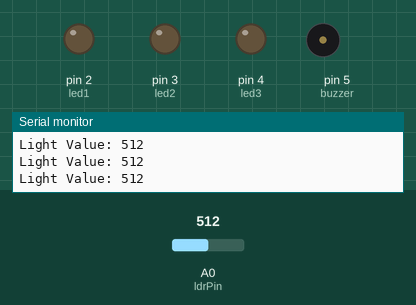
Simulated run of this sketch. Board: Arduino Uno, built with avr-gcc and run on an emulated ATmega328P. Parts: output pins drawn as LEDs (lit = HIGH), buzzer (waves = sounding, pin HIGH), the last lines printed to the serial monitor. The inputs (shaded band) are chosen by the test bench; at power-on: A0 (ldrPin) = 512.

Above: at 1.3 s.
1.4 s: A0 (ldrPin) set to 484
At 2.7 s:
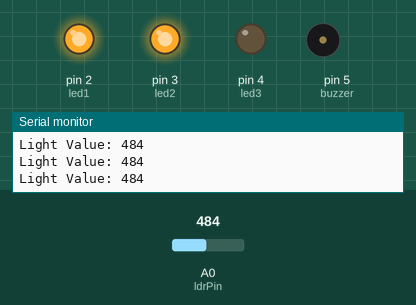
3.0 s: A0 (ldrPin) set to 209
4.5 s: A0 (ldrPin) set to 186
At 5.3 s:
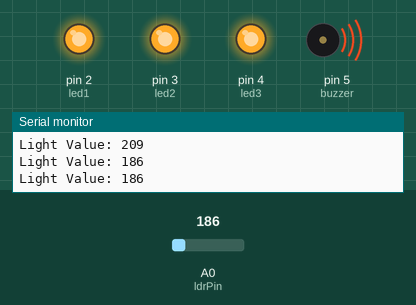
6.0 s: A0 (ldrPin) set to 210
At 6.5 s:
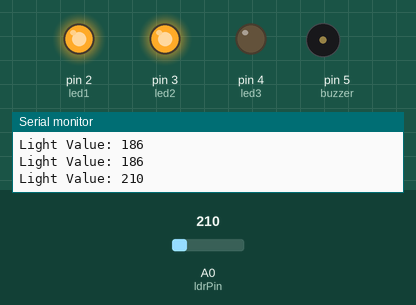
7.5 s: A0 (ldrPin) set to 190
At 8.9 s:
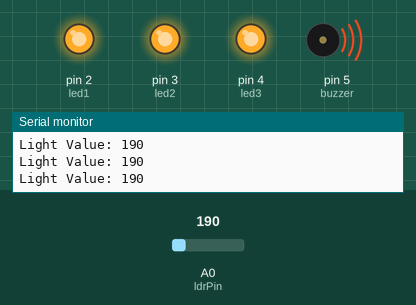
Timing chart, 0 to 10.0 s (numbered marks = the images above; inputs shaded):
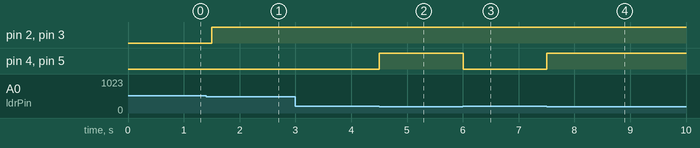

Measured:
- the behaviour switches between 500 and 499 on A0 (ldrPin) (found by bisection; images 0 and 1)
- the behaviour switches between 200 and 199 on A0 (ldrPin) (found by bisection; images 1 and 2)
- after the input at 1.4 s, pin 2 (led1), pin 3 (led2): LOW → HIGH after 0.10 s
- after the input at 4.5 s, pin 4 (led3), pin 5 (buzzer): LOW → HIGH at once
- after the input at 6.0 s, pin 4 (led3), pin 5 (buzzer): HIGH → LOW at once
- after the input at 7.5 s, pin 4 (led3), pin 5 (buzzer): LOW → HIGH at once

The sketch:

05-Smart_Light_Alert_System.ino
```cpp
/*
05 - Smart Light and Alert System
Sensor: LDR (Light Dependent Resistor)
Actuators: 3x LED (Red, Yellow, Green) + Buzzer
*/

const int ldrPin = A0;
const int led1 = 2;
const int led2 = 3;
const int led3 = 4;
const int buzzer = 5;

void setup() {
  pinMode(led1, OUTPUT);
  pinMode(led2, OUTPUT);
  pinMode(led3, OUTPUT);
  pinMode(buzzer, OUTPUT);
  Serial.begin(9600);
}

void loop() {
  int lightValue = analogRead(ldrPin);
  Serial.print("Light Value: ");
  Serial.println(lightValue);

  if (lightValue < 200) {
    // Very dark
    digitalWrite(led1, HIGH);
    digitalWrite(led2, HIGH);
    digitalWrite(led3, HIGH);
    digitalWrite(buzzer, HIGH);
  }
  else if (lightValue < 500) {
    // Medium light
    digitalWrite(led1, HIGH);
    digitalWrite(led2, HIGH);
    digitalWrite(led3, LOW);
    digitalWrite(buzzer, LOW);
  }
  else {
    // Bright
    digitalWrite(led1, LOW);
    digitalWrite(led2, LOW);
    digitalWrite(led3, LOW);
    digitalWrite(buzzer, LOW);
  }

  delay(500);
}
```
